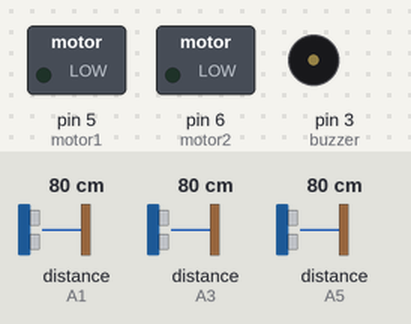
Simulated run of this sketch. Board: Arduino Uno, built with avr-gcc and run on an emulated ATmega328P. Parts: switched loads named in the sketch (green lamp = pin HIGH), buzzer (waves = sounding, pin HIGH). Wiring (inferred from the names in the program): 3 × ultrasonic range finder: trigger A0, echo A1 / trigger A2, echo A3 / trigger A4, echo A5. Inputs (shaded band) come from the test bench; at power-on: distance to the obstacle (sensors on A1, A3, A5) 80 cm. The echo pulse lasts 58.3 µs per cm; pins used as bus, display or sensor lines are not drawn.

Above: at 1.2 s.
1.3 s: distance to the obstacle (sensor on A1) set to 49 cm
2.8 s: distance to the obstacle (sensor on A1) set to 42 cm
At 4.1 s:
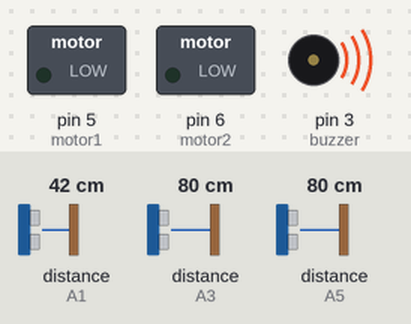
4.4 s: distance to the obstacle (sensor on A3) set to 33 cm
5.9 s: distance to the obstacle (sensor on A3) set to 27 cm
At 6.6 s:
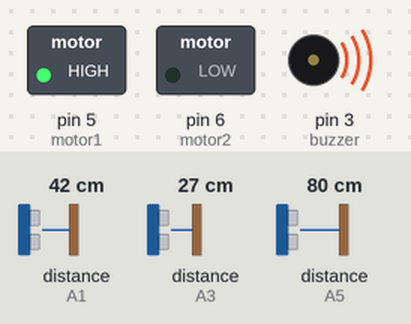
7.6 s: distance to the obstacle (sensor on A5) set to 34 cm
9.1 s: distance to the obstacle (sensor on A5) set to 27 cm
At 10.6 s:
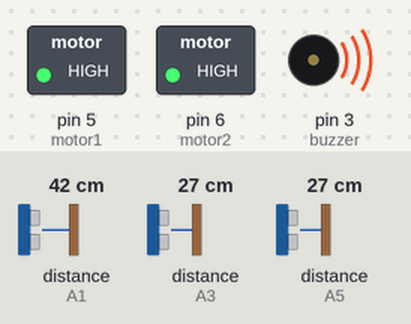
Timing chart, 0 to 11.8 s (numbered marks = the images above; inputs shaded):
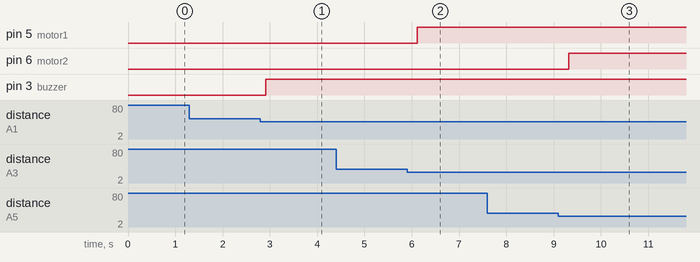

Measured:
- the behaviour switches between 46 and 45 cm on distance to the obstacle (sensor on A1) (found by bisection; images 0 and 1)
- the behaviour switches between 31 and 30 cm on distance to the obstacle (sensor on A3) (found by bisection; images 1 and 2)
- the behaviour switches between 31 and 30 cm on distance to the obstacle (sensor on A5) (found by bisection; images 2 and 3)
- after the input at 1.3 s, every drawn part: stays the same
- after the input at 2.8 s, pin 3 (buzzer): LOW → HIGH after 0.11 s
- after the input at 4.4 s, every drawn part: stays the same
- after the input at 5.9 s, pin 5 (motor1): LOW → HIGH after 0.21 s
- after the input at 7.6 s, every drawn part: stays the same
- after the input at 9.1 s, pin 6 (motor2): LOW → HIGH after 0.22 s

The sketch:

smartcap-for-blind.ino
```cpp
#define trigPin1 A0
#define echoPin1 A1

#define trigPin2 A2
#define echoPin2 A3

#define trigPin3 A4
#define echoPin3 A5


#define motor1 5
#define motor2 6
#define buzzer 3

void setup()
{
pinMode(trigPin1, OUTPUT);

pinMode(echoPin1, INPUT);

pinMode(trigPin2, OUTPUT);

pinMode(echoPin2, INPUT);

pinMode(trigPin3, OUTPUT);

pinMode(echoPin3, INPUT);


pinMode(motor1, OUTPUT);

pinMode(motor2, OUTPUT);

pinMode(buzzer,OUTPUT);

}

void loop()

{

long duration, distance;

digitalWrite(trigPin1, LOW);

delayMicroseconds(2);

digitalWrite(trigPin1, HIGH);

delayMicroseconds(1);

digitalWrite(trigPin1, LOW);

duration = pulseIn(echoPin1, HIGH);

distance = (duration/2) / 29.1;

if (distance < 45)

{


digitalWrite(buzzer,HIGH);

} else

{


digitalWrite(buzzer,LOW);

} delay(50);


digitalWrite(trigPin2, LOW);

delayMicroseconds(2);

digitalWrite(trigPin2, HIGH);

delayMicroseconds(1);

digitalWrite(trigPin2, LOW);

duration = pulseIn(echoPin2, HIGH);

distance = (duration/2) / 29.1;

if (distance < 30)

{

digitalWrite(motor1,HIGH);


} else

{

digitalWrite(motor1,LOW);


} delay(100);


digitalWrite(trigPin3, LOW);

delayMicroseconds(2);

digitalWrite(trigPin3, HIGH);

delayMicroseconds(2);

digitalWrite(trigPin3, LOW);

duration = pulseIn(echoPin3, HIGH);

distance = (duration/2) / 29.1;

if (distance < 30)

{

digitalWrite(motor2,HIGH);

} else

{

digitalWrite(motor2,LOW);


} delay(100);

}
```
